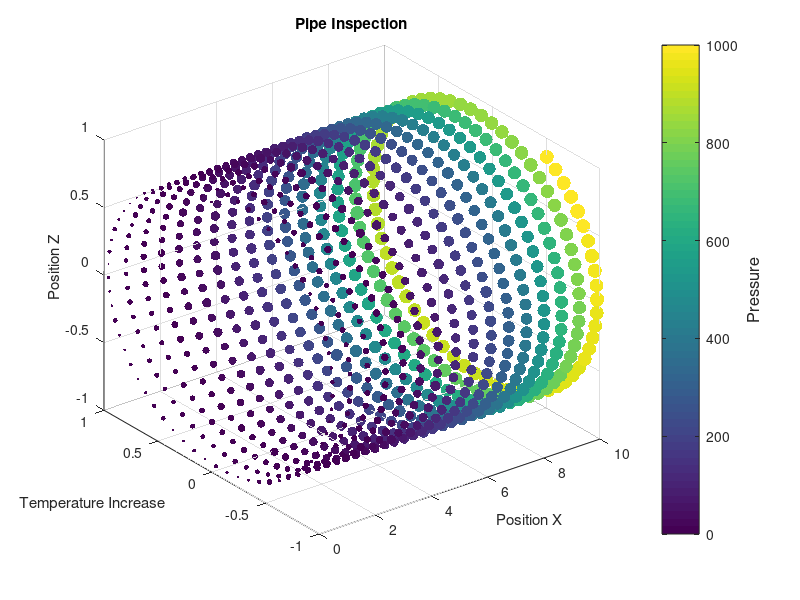
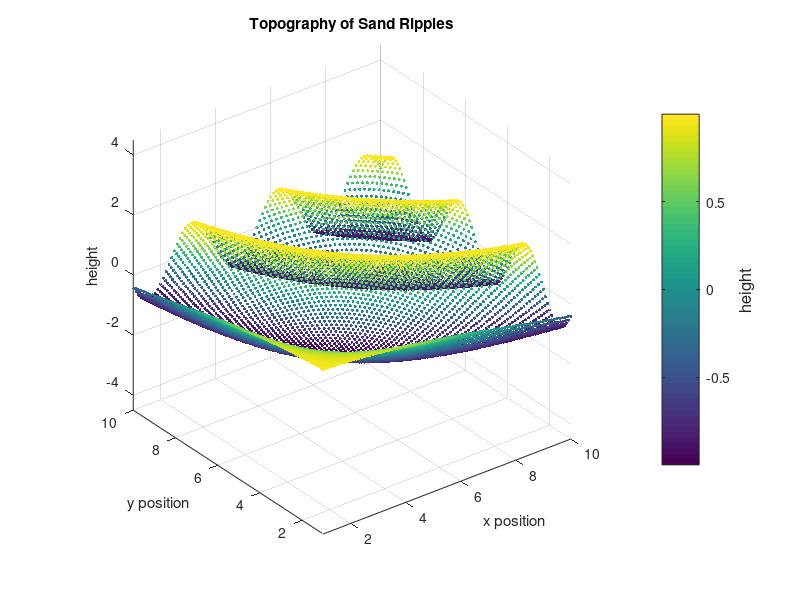

Source code (MATLAB) for these figures, in order:
% Making 3D Scatter Plots
% Phil's Beginner Code - Oct 2022
clc, clearvars, close all

%%%% APPROACH
% - use a scatter plot to display MANY variables
% - define x, y, and z to be plotted in 3D space (similar to plot3() )
% - define size and color features

%%%% VARIABLES
x = 0:0.01:10;                               % position z
z = cos(10*x);                               % position x 
y = sin(10*x);                               % position y                           
sizes = 5*abs(randn(1,length(x))) + 10*x;    % strain measurement
colors = x.^3;                               % pressure measurement

% Make the scatter plot
scatter3(x,y,z,sizes,colors,'filled'), grid on
xlabel('Position X'), ylabel('Temperature Increase'), zlabel('Position Z')
title('Pipe Inspection')
bar = colorbar();
ylabel(bar,'Pressure','FontSize',12)


%% Grid Based Scatter Plot
clc, clearvars

x = 1:0.1:10;
y = 1:0.1:10;
[X,Y] = meshgrid(x,y);

Z = cos(1/5*X.*Y);

figure
scatter3(X(:), ... % x 1xN, 91x91 --> 1xN 1x8281
         Y(:), ... % y
         Z(:), ... % z
         5, ...    % size
         Z(:), ...  % color
        'filled')

axis equal
title('Topography of Sand Ripples')
bar = colorbar(); ylabel(bar,'height','FontSize',12)
xlabel('x position'),ylabel('y position'),zlabel('height')